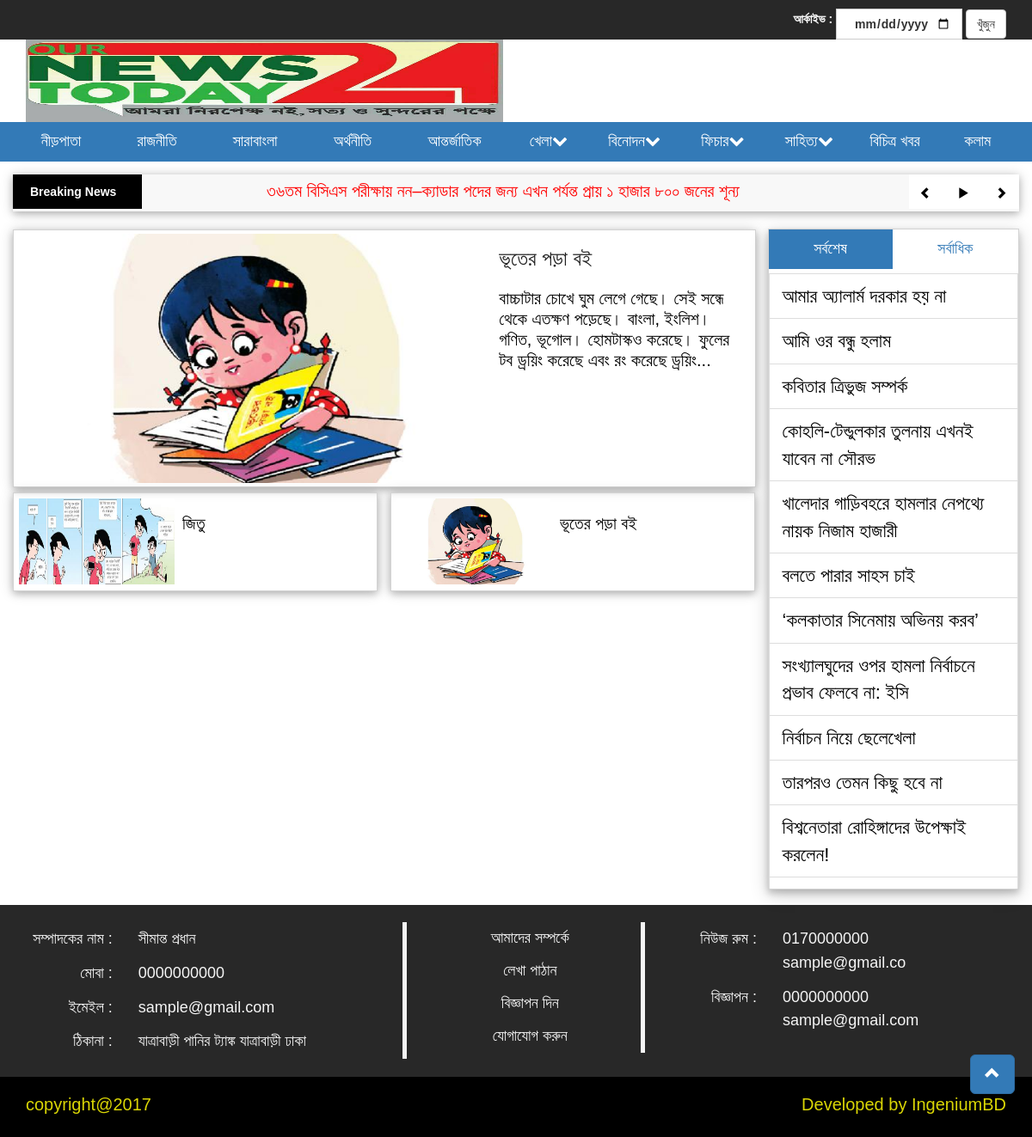
The app's page /cartoon.php with its own data.
### tables this page shows
CREATE TABLE `tbl_logontitle` (
  `logo_id` int(11) NOT NULL,
  `logo` varchar(255) NOT NULL
);

CREATE TABLE `tbl_breakingnews` (
  `breaking_id` int(11) NOT NULL,
  `title` text NOT NULL,
  `status` tinyint(1) NOT NULL
);

CREATE TABLE `tbl_cartoon` (
  `cartoon_id` int(11) NOT NULL,
  `category_id` int(11) NOT NULL,
  `top_news` tinyint(1) NOT NULL,
  `news_title` varchar(200) NOT NULL,
  `news_url` varchar(200) NOT NULL,
  `image` varchar(255) NOT NULL,
  `news_summery` text NOT NULL,
  `author` varchar(50) NOT NULL,
  `status` tinyint(1) NOT NULL,
  `date` date DEFAULT NULL,
  `create_date` timestamp NOT NULL DEFAULT CURRENT_TIMESTAMP
);

CREATE TABLE `tbl_newses` (
  `news_id` int(11) NOT NULL,
  `district_id` int(11) NOT NULL,
  `category_id` int(11) NOT NULL,
  `subcategory_id` int(11) NOT NULL,
  `top_news` tinyint(1) NOT NULL,
  `news_title` varchar(150) NOT NULL,
  `news_url` varchar(150) NOT NULL,
  `news_seo_title` varchar(150) NOT NULL,
  `image` varchar(255) NOT NULL,
  `news_summery` text NOT NULL,
  `news_details` text NOT NULL,
  `hits` int(11) NOT NULL,
  `author` varchar(150) NOT NULL,
  `writer` varchar(100) NOT NULL,
  `sahittowriter` varchar(200) NOT NULL,
  `status` tinyint(1) NOT NULL,
  `date` date DEFAULT NULL,
  `create_date` timestamp NOT NULL DEFAULT CURRENT_TIMESTAMP,
  `update_dateN_time` timestamp NULL DEFAULT NULL
);

CREATE TABLE `tbl_editor` (
  `editor_id` int(11) NOT NULL,
  `editor_name` varchar(150) NOT NULL,
  `editor_email` varchar(150) NOT NULL,
  `editor_mobile` varchar(15) NOT NULL,
  `editor_address` text NOT NULL
);

CREATE TABLE `tbl_emailphone` (
  `emailphone_id` int(11) NOT NULL,
  `newsroomemail` varchar(100) NOT NULL,
  `newsroommobile` varchar(15) NOT NULL,
  `advemail` varchar(100) NOT NULL,
  `advmobile` varchar(15) NOT NULL
);

### cartoon.php (the view)
<?php include 'inc/header.php';?>
<?php include 'inc/breakingnews.php';?>
<?php
    $fm = new Format();
?>
<div class="inner_page">
            <div class="container">
                <div class="row">
                    <div class="col-lg-9">
                        <div class="row">
                            <div class="main_content">
                            <?php
                                 $crtn = new Cartoon();
                                  $cartoonTNews = $crtn->getcartoonTopNews();
                                  if ($cartoonTNews) {
                                    while ($result = $cartoonTNews->fetch_assoc()) {
                              ?>
                                <div class="col-lg-8">
                                    <a href="singlcartoonenews.php?cartn=<?php echo $result['news_url']; ?>">
                                        <img src="global-panel/<?php echo $result['image']; ?>" alt="BPL" class="img-responsive"/>
                                    </a>
                                </div>
                                <div class="col-lg-4">
                                    <div class="details">
                                        <h3>
                                            <a href="singlcartoonenews.php?cartn=<?php echo $result['news_url']; ?>"><?php echo $result['news_title']; ?></a>
                                        </h3>
                                        <p>
                                            <a href="singlcartoonenews.php?cartn=<?php echo $result['news_url']; ?>"><?php echo $fm->textShorten($result['news_summery']); ?></a>
                                        </p>
                                    </div>
                                </div>
                              <?php } } ?>
                            </div>
                            <?php
                                 $crtn = new Cartoon();
                                  $cartoonAllTNews = $crtn->getAllcartoonNewsinner();
                                  if ($cartoonAllTNews) {
                                    while ($result = $cartoonAllTNews->fetch_assoc()) {
                              ?>
                             <div class="col-lg-6">
                                <div class="content">
                                    <div class="col-lg-6">
                                        <a href="singlcartoonenews.php?cartn=<?php echo $result['news_url']; ?>">
                                            <img src="global-panel/<?php echo $result['image']; ?>" alt="Dhoni" class="img-responsive"/>
                                        </a>
                                    </div>
                                    <div class="col-lg-6">
                                        <h3><a href="singlcartoonenews.php?cartn=<?php echo $result['news_url']; ?>"><?php echo $result['news_title']; ?></a></h3>
                                    </div>
                                </div>
                            </div>
                         <?php } } ?>
                        </div>
                    </div>
                    <div class="col-lg-3">
                       <?php include 'inc/recentpopular.php';?>
                    </div>
                </div>
            </div>
        </div>
       <?php include 'inc/footer.php';?>

### inc/header.php (shortened to what the rows shown need)
<?php
include 'lib/Database.php';
include 'helpers/Format.php';
?>
<!DOCTYPE html>
<html>
    <head>
        <link rel="stylesheet" href="css/bootstrap.min.css" />
        <link rel="stylesheet" href="css/style.css" />
        <link rel="stylesheet" href="css/inner-page.css" />
        <link rel="stylesheet" href="css/kolamist.css" />
        <link rel="stylesheet" href="css/kolamist_profile.css" />
        <link rel="stylesheet" href="css/archive.css" />
        <link rel="stylesheet" href="css/news-view.css" />
        <link rel="stylesheet" href="css/map.css" />
        <link rel="stylesheet" href="css/chora.css" />
        <link rel="stylesheet" href="css/kobita.css" />
        <link rel="stylesheet" href="css/sahitto.css" />
        <link rel="stylesheet" href="css/font-awesome.min.css" />
        <link rel="stylesheet" href="css/jcarousel.responsive.css" />
        <link href="https://fonts.maateen.me/bangla/font.css" rel="stylesheet">
        <link rel="stylesheet" href="jquery-ui-1.12.1/jquery-ui.min.css" />
    </head>
    <body>
        <header>
            <div class="container main-content">
                <div class="row">
                    <div class="logo col-lg-6">
                        <?php
                        $logo = new TitleSloganLogo();
                        $getlogo = $logo->getLogiIcon();
                        if ($getlogo) {
                            while ($result = $getlogo->fetch_assoc()) {
                                ?>
                                <a href="index.php">
                                    <img src="global-panel/<?php echo $result['logo']; ?>" alt="logo" class="img-responsive"/>
                                </a>
                                <?php
                            }
                        }
                        ?>
                    </div>
                </div>
            </div>
        </header>

### inc/breakingnews.php (shortened to what the rows shown need)
<div class="breaking-news">
    <div class="container">
        <div class="row breaking_news-content">
            <div class="col-md-12">
                <div id="breaking_news" class="carousel slide breaking_news_slider" data-ride="carousel">
                    <div class="carousel-inner" role="listbox">
                    <?php
                         $news = new NewsAddN();
                          $breakingNews = $news->getAllBreakingNews();
                          $i = 1;
                     foreach ($breakingNews as $slidetop_pro) {
                                if ($i==1) {
                     ?>
                     <div class="item active">
                         <?php } else{ ?>
                         <div class="item">
                          <?php } ?>
                            <p><?php echo $slidetop_pro['title']; ?></p>
                         </div>
                     <?php $i++;} ?>
                     </div>
                   </div>
            </div>
        </div>
      </div>
</div>

### inc/recentPopular.php (shortened to what the rows shown need)
<?php
    include_once "classes/NewsAddN.php";
?>
        <div class="sorbcho-sorbadhik">
            <div class="tab-content text-justify titles">
                <div id="home" class="tab-pane fade in active">
                    <div class="list-group titles-items">
                      <?php
                         $news = new NewsAddN();
                          $recentNews = $news->getAllNRecentNews();
                          if ($recentNews) {
                            while ($result = $recentNews->fetch_assoc()) {
                      ?>
                        <button type="button" class="list-group-item"><a href="singlenews.php?nurl=<?php echo $result['news_url']; ?>"><?php echo $result['news_title']; ?></a></button>
                      <?php } }?>
                    </div>
                </div>
            </div>
        </div>

### inc/footer.php (shortened to what the rows shown need)
    <link href="//cdnjs.cloudflare.com/ajax/libs/toastr.js/latest/css/toastr.min.css" rel="stylesheet">
<footer>
    <div class="footer-part">
        <div class="container">
            <div class="row">
                <div class="footer_part_content">
                    <div class="col-lg-5 editor_details">
                 <?php
                     $einfo = new EditorInfo();
                      $editorinfo = $einfo->geteditorinfo();
                      if ($editorinfo) {
                        while ($result = $editorinfo->fetch_assoc()) {
                 ?>
                        <form class="form-horizontal">
                            <div class="form-group">
                                <label class="col-sm-4 control-label">সম্পাদকের নাম :</label>
                                <div class="col-sm-8">
                                    <p class="form-control-static"><?php echo $result['editor_name'];?></p>
                                </div>
                            </div>
                            <div class="form-group">
                                <label class="col-sm-4 control-label">মোবা :</label>
                                <div class="col-sm-8">
                                    <p class="form-control-static"><?php echo $result['editor_mobile'];?></p>
                                </div>
                            </div>
                            <div class="form-group">
                                <label class="col-sm-4 control-label">ইমেইল :</label>
                                <div class="col-sm-8">
                                    <p class="form-control-static"><?php echo $result['editor_email'];?></p>
                                </div>
                            </div>
                            <div class="form-group">
                                <label class="col-sm-4 control-label">ঠিকানা :</label>
                                <div class="col-sm-8">
                                    <p class="form-control-static"><?php echo $result['editor_address'];?></p>
                                </div>
                            </div>
                        </form>
                <?php  } } ?>
                    </div>
                    <div class="col-lg-4">
                        <div class="address_content">
            <?php
               $emailPhone = new EmailNphoneInfo();
                $allInfoPhoneEmail = $emailPhone->getAllEmailNphoneInfo();
                if ($allInfoPhoneEmail) {
                    while ($result = $allInfoPhoneEmail->fetch_assoc()) {
              ?>
                            <form class="form-horizontal">
                                <div class="form-group">
                                    <label class="col-sm-4 control-label">নিউজ রুম :</label>
                                    <div class="col-sm-8">
                                        <p class="form-control-static"><?php echo $result['newsroommobile'];?></p>
                                        <p class="form-control-static email"><?php echo $result['newsroomemail'];?></p>
                                    </div>
                                </div>
                                <div class="form-group">
                                    <label class="col-sm-4 control-label">বিজ্ঞাপন :</label>
                                    <div class="col-sm-8">
                                        <p class="form-control-static"><?php echo $result['advmobile'];?></p>
                                        <p class="form-control-static email"><?php echo $result['advemail'];?></p>
                                    </div>
                                </div>
                            </form>
                  <?php } } ?>
                        </div>
                    </div>
                </div>
            </div>
        </div>
    </div>
</footer>

### records on screen
tbl_logontitle: logo (picture)
tbl_breakingnews: title "৩৬তম বিসিএস পরীক্ষায় নন–ক্যাডার পদের জন্য এখন পর্যন্ত প্রায় ১ হাজার ৮০০ জনের শূন্য"
tbl_cartoon: image (picture), news_title "ভূতের পড়া বই", news_summery "বাচ্চাটার চোখে ঘুম লেগে গেছে। সেই সন্ধে থেকে এতক্ষণ পড়েছে। বাংলা, ইংলিশ। গণিত, ভূগোল। হোমটাস্কও করেছে। ফুলের টব ড্রয়িং করেছে এবং রং করেছে ড্রয়িং..."
tbl_cartoon: image (picture), news_title "জিতু"
tbl_newses: news_title "আমার অ্যালার্ম দরকার হয় না"
tbl_newses: news_title "আমি ওর বন্ধু হলাম"
tbl_newses: news_title "কবিতার ত্রিভুজ সম্পর্ক"
tbl_newses: news_title "কোহলি-টেন্ডুলকার তুলনায় এখনই যাবেন না সৌরভ"
tbl_newses: news_title "খালেদার গাড়িবহরে হামলার নেপথ্যে নায়ক নিজাম হাজারী"
tbl_newses: news_title "বলতে পারার সাহস চাই"
tbl_newses: news_title "‘কলকাতার সিনেমায় অভিনয় করব’"
tbl_newses: news_title "সংখ্যালঘুদের ওপর হামলা নির্বাচনে প্রভাব ফেলবে না: ইসি"
tbl_newses: news_title "নির্বাচন নিয়ে ছেলেখেলা"
tbl_newses: news_title "তারপরও তেমন কিছু হবে না"
tbl_newses: news_title "বিশ্বনেতারা রোহিঙ্গাদের উপেক্ষাই করলেন!"
tbl_editor: editor_name "সীমান্ত প্রধান", editor_mobile "0000000000", editor_email "sample@gmail.com", editor_address "যাত্রাবাড়ী পানির ট্যাঙ্ক যাত্রাবাড়ী ঢাকা"
tbl_emailphone: newsroommobile "0170000000", newsroomemail "sample@gmail.co", advmobile "0000000000", advemail "sample@gmail.com"
